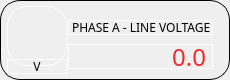
                    <widget class="QFrame" name="horizontalFrame_6">
                     <property name="minimumSize">
                      <size>
                       <width>230</width>
                       <height>80</height>
                      </size>
                     </property>
                     <property name="maximumSize">
                      <size>
                       <width>230</width>
                       <height>80</height>
                      </size>
                     </property>
                     <property name="styleSheet">
                      <string notr="true">border: 1px solid #000000;
border-radius: 20px;</string>
                     </property>
                     <layout class="QHBoxLayout" name="horizontalLayout_11">
                      <property name="spacing">
                       <number>0</number>
                      </property>
                      <property name="leftMargin">
                       <number>5</number>
                      </property>
                      <property name="topMargin">
                       <number>5</number>
                      </property>
                      <property name="rightMargin">
                       <number>5</number>
                      </property>
                      <property name="bottomMargin">
                       <number>5</number>
                      </property>
                      <item>
                       <layout class="QVBoxLayout" name="verticalLayout_10">
                        <property name="spacing">
                         <number>0</number>
                        </property>
                        <item>
                         <widget class="QLabel" name="label_23">
                          <property name="sizePolicy">
                           <sizepolicy hsizetype="Fixed" vsizetype="Fixed">
                            <horstretch>0</horstretch>
                            <verstretch>0</verstretch>
                           </sizepolicy>
                          </property>
                          <property name="minimumSize">
                           <size>
                            <width>60</width>
                            <height>60</height>
                           </size>
                          </property>
                          <property name="maximumSize">
                           <size>
                            <width>60</width>
                            <height>60</height>
                           </size>
                          </property>
                          <property name="styleSheet">
                           <string notr="true">border-color: rgb(255, 255, 255);
image: url(:/icons/V.jpg);</string>
                          </property>
                          <property name="text">
                           <string/>
                          </property>
                         </widget>
                        </item>
                        <item>
                         <widget class="QLabel" name="label_53">
                          <property name="sizePolicy">
                           <sizepolicy hsizetype="Fixed" vsizetype="Fixed">
                            <horstretch>0</horstretch>
                            <verstretch>0</verstretch>
                           </sizepolicy>
                          </property>
                          <property name="minimumSize">
                           <size>
                            <width>60</width>
                            <height>15</height>
                           </size>
                          </property>
                          <property name="maximumSize">
                           <size>
                            <width>60</width>
                            <height>15</height>
                           </size>
                          </property>
                          <property name="font">
                           <font>
                            <family>Gilroy</family>
                           </font>
                          </property>
                          <property name="styleSheet">
                           <string notr="true">border-color: rgb(255, 255, 255);</string>
                          </property>
                          <property name="text">
                           <string>V</string>
                          </property>
                          <property name="alignment">
                           <set>Qt::AlignCenter</set>
                          </property>
                         </widget>
                        </item>
                       </layout>
                      </item>
                      <item>
                       <layout class="QVBoxLayout" name="verticalLayout_11">
                        <property name="spacing">
                         <number>5</number>
                        </property>
                        <property name="topMargin">
                         <number>10</number>
                        </property>
                        <property name="rightMargin">
                         <number>10</number>
                        </property>
                        <item>
                         <widget class="QLabel" name="label_24">
                          <property name="sizePolicy">
                           <sizepolicy hsizetype="Fixed" vsizetype="Fixed">
                            <horstretch>0</horstretch>
                            <verstretch>0</verstretch>
                           </sizepolicy>
                          </property>
                          <property name="minimumSize">
                           <size>
                            <width>145</width>
                            <height>15</height>
                           </size>
                          </property>
                          <property name="maximumSize">
                           <size>
                            <width>145</width>
                            <height>15</height>
                           </size>
                          </property>
                          <property name="sizeIncrement">
                           <size>
                            <width>145</width>
                            <height>15</height>
                           </size>
                          </property>
                          <property name="baseSize">
                           <size>
                            <width>145</width>
                            <height>15</height>
                           </size>
                          </property>
                          <property name="font">
                           <font>
                            <family>Gilroy</family>
                            <pointsize>9</pointsize>
                           </font>
                          </property>
                          <property name="styleSheet">
                           <string notr="true">border-color: rgb(255, 255, 255);</string>
                          </property>
                          <property name="text">
                           <string>PHASE A - LINE VOLTAGE</string>
                          </property>
                         </widget>
                        </item>
                        <item>
                         <widget class="QLabel" name="line_v_a_1">
                          <property name="sizePolicy">
                           <sizepolicy hsizetype="Preferred" vsizetype="Preferred">
                            <horstretch>0</horstretch>
                            <verstretch>0</verstretch>
                           </sizepolicy>
                          </property>
                          <property name="minimumSize">
                           <size>
                            <width>145</width>
                            <height>25</height>
                           </size>
                          </property>
                          <property name="maximumSize">
                           <size>
                            <width>145</width>
                            <height>25</height>
                           </size>
                          </property>
                          <property name="sizeIncrement">
                           <size>
                            <width>145</width>
                            <height>25</height>
                           </size>
                          </property>
                          <property name="baseSize">
                           <size>
                            <width>145</width>
                            <height>25</height>
                           </size>
                          </property>
                          <property name="font">
                           <font>
                            <family>Gilroy</family>
                            <pointsize>18</pointsize>
                           </font>
                          </property>
                          <property name="styleSheet">
                           <string notr="true">color: rgb(239, 41, 41);
border-color: rgb(255, 255, 255);</string>
                          </property>
                          <property name="text">
                           <string>0.0</string>
                          </property>
                          <property name="alignment">
                           <set>Qt::AlignRight|Qt::AlignTrailing|Qt::AlignVCenter</set>
                          </property>
                         </widget>
                        </item>
                       </layout>
                      </item>
                     </layout>
                    </widget>
